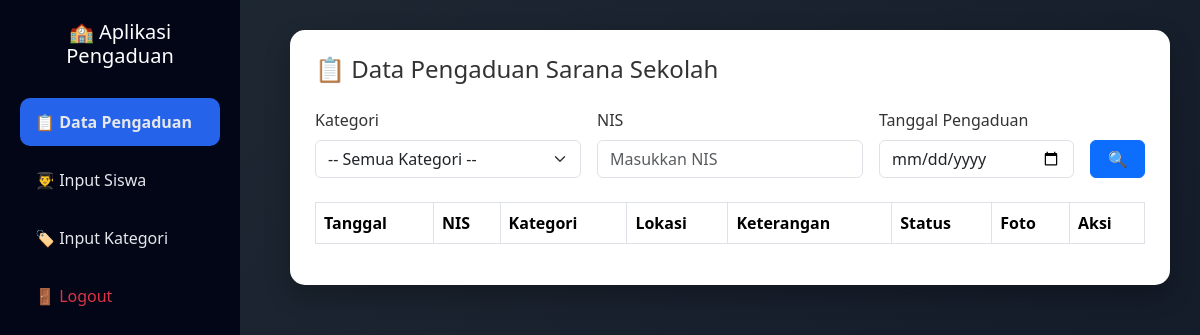
The app's page /dashboard_admin.php, older data.
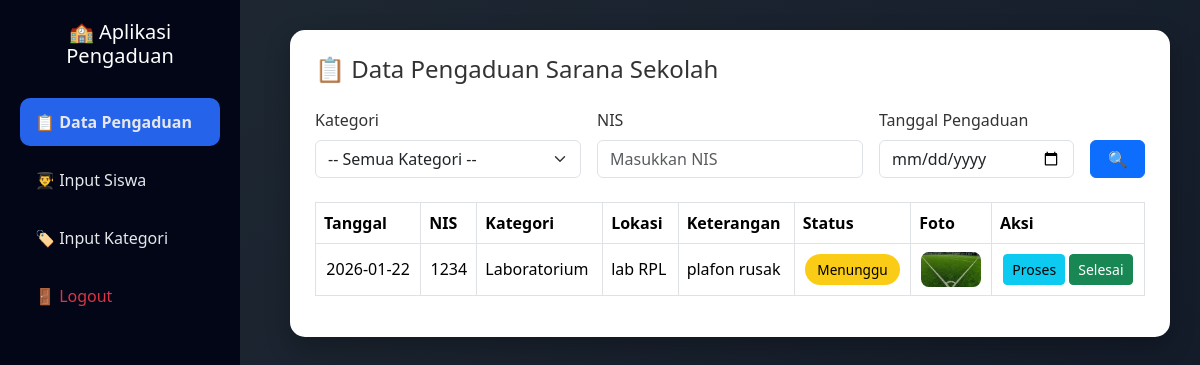
The same page, newer data.
### tables this page shows
CREATE TABLE `input_aspirasi` (
  `id_pelaporan` int NOT NULL,
  `nis` int DEFAULT NULL,
  `tgl_pengaduan` date DEFAULT NULL,
  `id_kategori` int DEFAULT NULL,
  `lokasi` varchar(50) DEFAULT NULL,
  `ket` varchar(100) DEFAULT NULL,
  `foto` varchar(100) DEFAULT NULL,
  `status` enum('Menunggu','Proses','Selesai') DEFAULT 'Menunggu'
);

CREATE TABLE `kategori` (
  `id_kategori` int NOT NULL,
  `ket_kategori` varchar(30) DEFAULT NULL
);

### dashboard_admin.php (the view, shortened to what this page needs)
<?php
include 'config/koneksi.php';
$filter_nis      = $_GET['nis'] ?? '';
$filter_tgl      = $_GET['tgl'] ?? '';
?>
<!doctype html>
<html lang="id">
<head>
<link href="https://cdn.jsdelivr.net/npm/bootstrap@5.3.2/dist/css/bootstrap.min.css" rel="stylesheet">
</head>
<body>
<div class="sidebar">
    <h5>🏫 Aplikasi Pengaduan</h5>
    <a href="#" class="active">📋 Data Pengaduan</a>
    <a href="input_siswa.php">👨‍🎓 Input Siswa</a>
    <a href="input_kategori.php">🏷️ Input Kategori</a>
    <a href="index.php" class="text-danger">🚪 Logout</a>
</div>
<div class="content">
<div class="card-custom">
<h4 class="mb-4">📋 Data Pengaduan Sarana Sekolah</h4>
<form method="GET" class="row g-3 mb-4">
    <div class="col-md-4">
        <label class="form-label">Kategori</label>
        <select name="kategori" class="form-select">
            <option value="">-- Semua Kategori --</option>
        </select>
    </div>
    <div class="col-md-4">
        <label class="form-label">NIS</label>
        <input type="text" name="nis" class="form-control"
               value="<?= $filter_nis ?>" placeholder="Masukkan NIS">
    </div>
    <div class="col-md-3">
        <label class="form-label">Tanggal Pengaduan</label>
        <input type="date" name="tgl" class="form-control"
               value="<?= $filter_tgl ?>">
    </div>
    <div class="col-md-1 d-flex align-items-end">
        <button class="btn btn-primary w-100">🔍</button>
    </div>
</form>
<div class="table-responsive">
<table class="table table-bordered table-hover align-middle">
<thead>
<tr>
    <th>Tanggal</th>
    <th>NIS</th>
    <th>Kategori</th>
    <th>Lokasi</th>
    <th>Keterangan</th>
    <th>Status</th>
    <th>Foto</th>
    <th>Aksi</th>
</tr>
</thead>
<tbody>
<?php
$sql = "SELECT a.*, k.ket_kategori
        FROM input_aspirasi a
        LEFT JOIN kategori k ON a.id_kategori = k.id_kategori
        WHERE 1=1";
$sql .= " ORDER BY a.id_pelaporan DESC";
$q = mysqli_query($conn, $sql);
while($d = mysqli_fetch_array($q)){
?>
<tr>
    <td class="text-center"><?= $d['tgl_pengaduan']; ?></td>
    <td class="text-center"><?= $d['nis']; ?></td>
    <td><?= $d['ket_kategori']; ?></td>
    <td><?= $d['lokasi']; ?></td>
    <td><?= $d['ket']; ?></td>
    <td class="text-center">
        <span class="badge-status status-<?= $d['status']; ?>">
            <?= $d['status']; ?>
        </span>
    </td>
    <td class="text-center">
        <img src="uploads/<?= $d['foto']; ?>" width="60">
    </td>
    <td class="text-center">
        <a class="btn btn-info btn-sm"
           href="update_status.php?id=<?= $d['id_pelaporan']; ?>&s=Proses">
           Proses
        </a>
        <a class="btn btn-success btn-sm"
           href="update_status.php?id=<?= $d['id_pelaporan']; ?>&s=Selesai">
           Selesai
        </a>
    </td>
</tr>
<?php } ?>
</tbody>
</table>
</div>
</div>
</div>
</body>
</html>

### dashboard_admin.php (style rules this page uses)
body { background: linear-gradient(135deg, #1f2933, #111827); min-height: 100vh; font-family: 'Segoe UI', sans-serif; color: #fff; }
.sidebar { width: 240px; background: #020617; min-height: 100vh; position: fixed; padding: 20px; }
.sidebar h5 { text-align: center; margin-bottom: 30px; }
.sidebar a { display: block; padding: 12px 15px; color: #e5e7eb; text-decoration: none; border-radius: 10px; margin-bottom: 10px; }
.sidebar a.active { background: #2563eb; font-weight: 600; }
.content { margin-left: 260px; padding: 30px; }
.card-custom { background: #ffffff; color: #333; border-radius: 15px; padding: 25px; box-shadow: 0 10px 25px rgba(0,0,0,.25); }
thead { background: #1e40af; color: #fff; }
.badge-status { padding: 6px 12px; border-radius: 20px; font-size: 0.85rem; }
.status-Menunggu { background: #facc15; color:#000; }
table img { border-radius: 8px; }

Row changes from the older to the newer data that the page shows:
added input_aspirasi: tgl_pengaduan "2026-01-22", nis "1234", id_kategori.ket_kategori "Laboratorium", lokasi "lab RPL", ket "plafon rusak", status "Menunggu", foto (picture)
